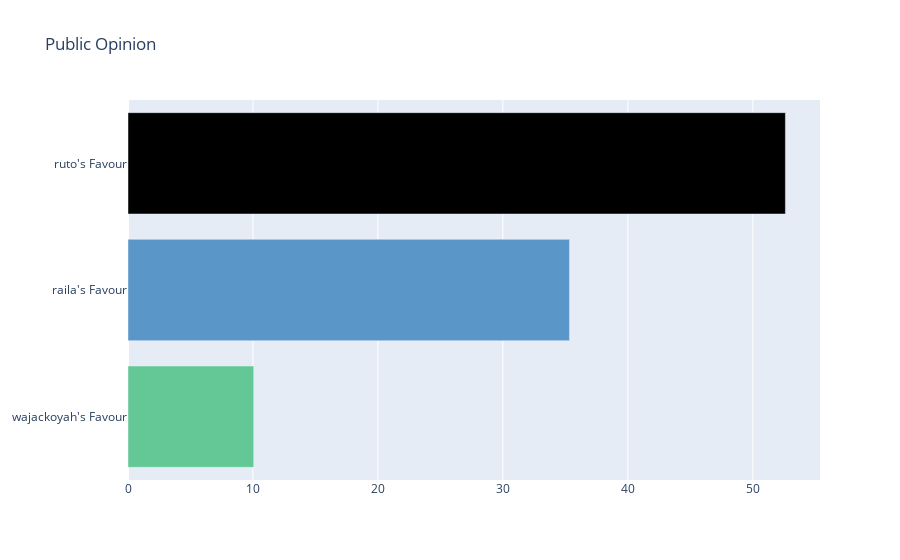

The cell this chart's notebook holds for it:
### Code cell
# Sorting the values of the presidential prediction in ascending order
fd = poll_prediction.sort_values(by='val', ascending = True)

# Running data in go bar
my_data = [go.Bar( x = fd.name, y = fd.val, orientation = 'h')]

# plot favour per presidentail aspirant
go.Figure(go.Bar(y=fd.name,
                 x= fd.val,
                 marker={'color':['rgb(100,200,150)','rgb(90,150,200)']},
                 orientation='h')).update_layout(title_text='Public Opinion')

### Figure 1 — Plotly figure (JSON) as saved in the notebook; plotly's stock layout.template omitted (floating-point values rounded to 4 significant figures)
{"data": [{"marker": {"color": ["rgb(100,200,150)", "rgb(90,150,200)"]}, "orientation": "h", "type": "bar", "x": [10.06, 35.33, 52.61], "y": ["wajackoyah's Favour", "raila's Favour", "ruto's Favour"]}], "layout": {"title": {"text": "Public Opinion"}}}
